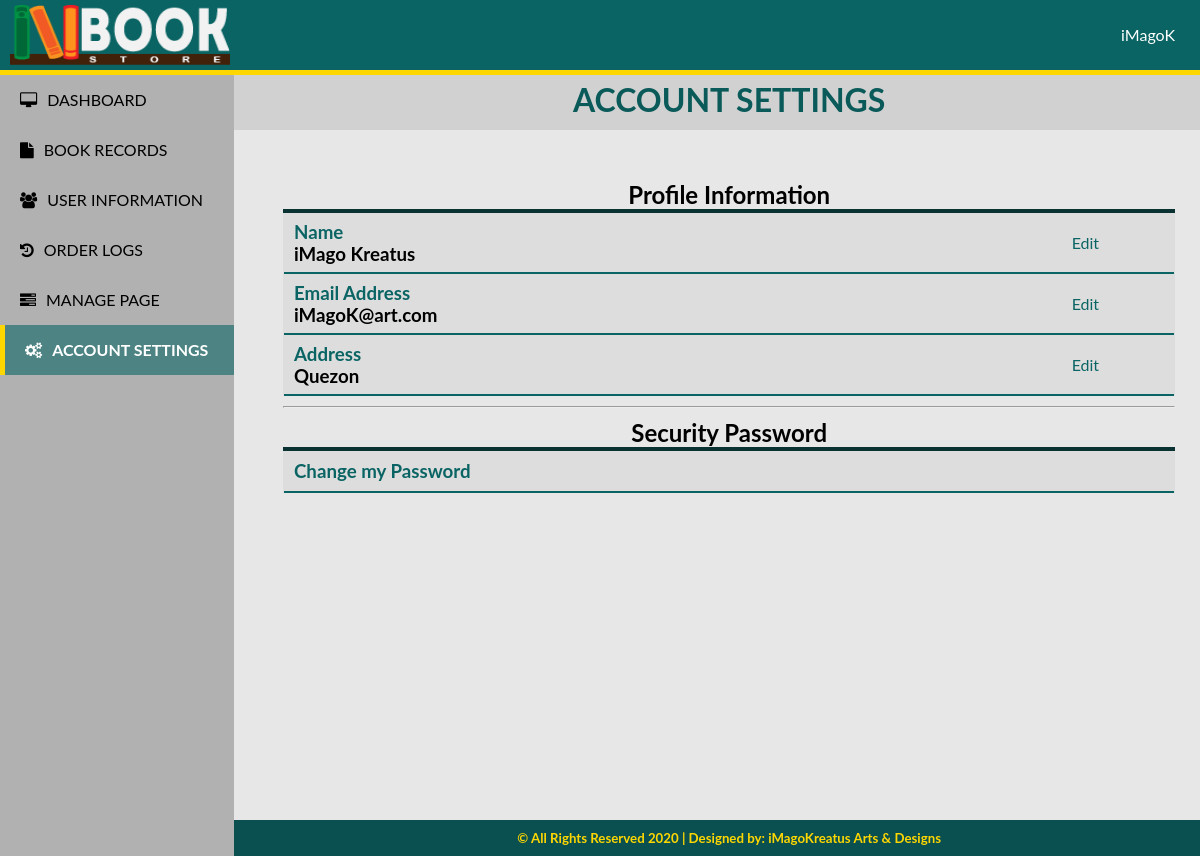
The page /admin/settings.php (signed in) on the database its author committed.
### tables this page shows
CREATE TABLE `accounts` (
  `uid` int(11) NOT NULL,
  `first_name` varchar(50) NOT NULL,
  `last_name` varchar(50) NOT NULL,
  `address` varchar(150) NOT NULL,
  `contact` varchar(15) NOT NULL,
  `email` varchar(50) NOT NULL,
  `username` varchar(50) NOT NULL,
  `password` varchar(50) NOT NULL,
  `status` varchar(20) NOT NULL
);

### admin/settings.php (the view, shortened to what this page needs)
<?php
 include("../admin/includes/config.php");
 extract($_SESSION);
		  $stmt_edit = $DB_con->prepare('SELECT * FROM accounts WHERE username =:username');
		$stmt_edit->execute(array(':username'=>$username));
		$edit_row = $stmt_edit->fetch(PDO::FETCH_ASSOC);
		extract($edit_row);
        ?>
<?php
	$bUser = $_SESSION['username'];
    require_once("../admin/includes/dbconnect.php");
    $user = "SELECT * FROM `accounts` WHERE username='$bUser'";
    $useresult=mysqli_query($con,$user);
?>
<!DOCTYPE html>
<html lang="en">
<head>
    <link rel="stylesheet" href="../admin/includes/style.css">
    <link href="https://stackpath.bootstrapcdn.com/font-awesome/4.7.0/css/font-awesome.min.css" rel="stylesheet" />
</head>
<body id="settings">
    <?php include 'navbar-header.php'; ?>
    <?php $page = 'setting'; include 'sidebar.php'; ?>
    <?php
        while($rows = mysqli_fetch_array($useresult)) {
            $uFname = $rows['first_name'];
            $uLname = $rows['last_name'];
            $uAddress = $rows['address'];
            $uEmail = $rows['email'];
    ?>
    <?php include 'editName.php'; ?>
    <?php include 'editEmail.php'; ?>
    <?php include 'editAddress.php'; ?>
    <?php include 'editPassword.php'; ?>
    <?php include 'editUsername.php'; ?>
    <?php include 'includes/updateConfig.php'; ?>
    <div class="settings-content">
    	<h1 style="text-align: center;background: #d1d1d1; line-height: 60px;color: rgb(10,90,90)">ACCOUNT SETTINGS</h1>
        <div class="settings-container">
            <div class="settings-details">
            <h2 style="text-align:center;">Profile Information</h2>
                <table style="width: 100%; background: #ddd;border-collapse: collapse">
                    <tr>
                        <th style="width: 80%;"></th>
                        <th style="width: 20%;"></th>
                    </tr>
                    <tr>
                        <td style="padding: 0px 10px;">
                            <h3 style="color:rgb(10,100,100)">Name</h3>
                            <h3><?php echo $uFname." ".$uLname?></h3></td>
                        <td style="text-align: center;"><a style="text-decoration:none;color: rgb(10,100,100);" href="#update_profile" onclick="document.getElementById('eName').style.display='block'">Edit</a></td>
                    </tr>
                    <tr>
                        <td style="padding: 0px 10px;">
                            <h3 style="color:rgb(10,100,100)">Email Address</h3>
                            <h3><?php echo $uEmail?></h3></td>
                        <td style="text-align: center;"><a style="text-decoration:none;color: rgb(10,100,100);" href="#update_email_address" onclick="document.getElementById('eMail').style.display='block'">Edit</a></td>
                    </tr>
                    <tr>
                        <td style="padding: 0px 10px;">
                            <h3 style="color:rgb(10,100,100)">Address</h3>
                            <h3><?php echo $uAddress?></h3></td>
                        <td style="text-align: center;"><a style="text-decoration:none;color: rgb(10,100,100);" href="#update_location_address" onclick="document.getElementById('AdRest').style.display='block'">Edit</a></td>
                    </tr>
                </table><hr style="margin: 10px 0px;">
                <h2 style="text-align:center;">Security Password</h2>
                <table style="width: 100%; background: #ddd;border-collapse: collapse">
                    <tr>
                        <th style="width: 70%;"></th>
                        <th style="width: 30%;"></th>
                    </tr>
                    <tr>
                        <td style="padding: 0px 10px;">
                            <a style="text-decoration:none;color: rgb(10,100,100);" href="#change_password" onclick="document.getElementById('mPass').style.display='block'"><h3>Change my Password</h3></a></td>
                        <td style="text-align: center;"></td>
                    </tr>
                </table>
                <?php
                    }
                    ?>
            </div>
        </div>
        <div class="footer">
            <div class="footer-content">
                <h5>© All Rights Reserved 2020 | Designed by: <strong>iMagoKreatus Arts & Designs</strong></h5>
            </div>
        </div>
    </div>
</body>
</html>

### admin/navbar-header.php (shortened to what this page needs)
<div class="header">
	<ul style="box-sizing: border-box;">
    	<li style="display: inline-table;"><img src="../assets/banner-light.png" style=" padding:5px; height: 60px;width: 220px; padding-left: 10px;"></li>
    	<li style="display: inline-table; float: right;margin-right: 10px;line-height: 70px;"><a onclick="myFunction()" class="dropbtn"><?php echo $username?></a>
            </li>
   	</ul>
</div>

### admin/includes/style.css (style rules this page uses)
* { margin: 0; padding: 0; }
body { font-family: Lato, Arial, Helvetica, sans-serif; }
.record-container .record-table tr,th,td { border: 2px solid rgb(10,50,50); }
.user-container .user-table tr,th,td { border: 2px solid rgb(10,50,50); }
#settings { background-color: #e7e7e7; }
.settings-content { margin-left: 233px; width: 82.7%; height: 600px; padding-top: 70px; }
.settings-content .settings-container { padding: 20px; min-height: 80vh; }
.settings-content .settings-container .settings-details { padding: 30px; }
.settings-content .settings-container .settings-details table tr td { padding: 20px 0px; border: none; border-bottom: 2px solid rgb(10, 100, 100); }
.footer { text-align: center; }
.footer-content { width: auto; padding: 10px; background: rgb(10,80,80); margin-top: 10px; color: gold; }

### admin/navbar-header.php (style rules this page uses)
.header { background: rgb(10,100,100); height: 70px; position: sticky; position: fixed; width: 100%; top: 0; z-index: 99; border-bottom: 5px solid gold; }
.header ul li a { text-decoration: none; padding: 15px 15px; }
.dropbtn { color: white; cursor: pointer; }

### rows shown on the page
accounts: username "iMagoK", first_name "iMago", last_name "Kreatus", email "iMagoK@art.com", address "Quezon"
